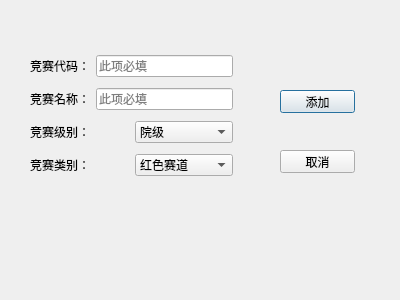
<?xml version="1.0" encoding="UTF-8"?>
<ui version="4.0">
 <class>addcompetitiondlg</class>
 <widget class="QDialog" name="addcompetitiondlg">
  <property name="geometry">
   <rect>
    <x>0</x>
    <y>0</y>
    <width>400</width>
    <height>300</height>
   </rect>
  </property>
  <property name="windowTitle">
   <string>Dialog</string>
  </property>
  <widget class="QPushButton" name="pushButton">
   <property name="geometry">
    <rect>
     <x>280</x>
     <y>90</y>
     <width>75</width>
     <height>23</height>
    </rect>
   </property>
   <property name="text">
    <string>添加</string>
   </property>
  </widget>
  <widget class="QPushButton" name="pushButton_2">
   <property name="geometry">
    <rect>
     <x>280</x>
     <y>150</y>
     <width>75</width>
     <height>23</height>
    </rect>
   </property>
   <property name="text">
    <string>取消</string>
   </property>
  </widget>
  <widget class="QWidget" name="">
   <property name="geometry">
    <rect>
     <x>30</x>
     <y>50</y>
     <width>203</width>
     <height>131</height>
    </rect>
   </property>
   <layout class="QVBoxLayout" name="verticalLayout">
    <item>
     <layout class="QHBoxLayout" name="horizontalLayout">
      <item>
       <widget class="QLabel" name="label">
        <property name="text">
         <string>竞赛代码：</string>
        </property>
       </widget>
      </item>
      <item>
       <widget class="QLineEdit" name="idLineEdit">
        <property name="placeholderText">
         <string>此项必填</string>
        </property>
       </widget>
      </item>
     </layout>
    </item>
    <item>
     <layout class="QHBoxLayout" name="horizontalLayout_2">
      <item>
       <widget class="QLabel" name="label_2">
        <property name="text">
         <string>竞赛名称：</string>
        </property>
       </widget>
      </item>
      <item>
       <widget class="QLineEdit" name="nameLineEdit_2">
        <property name="placeholderText">
         <string>此项必填</string>
        </property>
       </widget>
      </item>
     </layout>
    </item>
    <item>
     <layout class="QHBoxLayout" name="horizontalLayout_4">
      <item>
       <widget class="QLabel" name="label_3">
        <property name="text">
         <string>竞赛级别：</string>
        </property>
       </widget>
      </item>
      <item>
       <widget class="QComboBox" name="degreeComboBox">
        <item>
         <property name="text">
          <string>院级</string>
         </property>
        </item>
        <item>
         <property name="text">
          <string>校级</string>
         </property>
        </item>
        <item>
         <property name="text">
          <string>省级</string>
         </property>
        </item>
        <item>
         <property name="text">
          <string>国家级</string>
         </property>
        </item>
       </widget>
      </item>
     </layout>
    </item>
    <item>
     <layout class="QHBoxLayout" name="horizontalLayout_3">
      <item>
       <widget class="QLabel" name="label_4">
        <property name="text">
         <string>竞赛类别：</string>
        </property>
       </widget>
      </item>
      <item>
       <widget class="QComboBox" name="qualityComboBox_2">
        <item>
         <property name="text">
          <string>红色赛道</string>
         </property>
        </item>
        <item>
         <property name="text">
          <string>本科创新</string>
         </property>
        </item>
        <item>
         <property name="text">
          <string>研究生组</string>
         </property>
        </item>
       </widget>
      </item>
     </layout>
    </item>
   </layout>
  </widget>
 </widget>
 <resources/>
 <connections/>
</ui>
